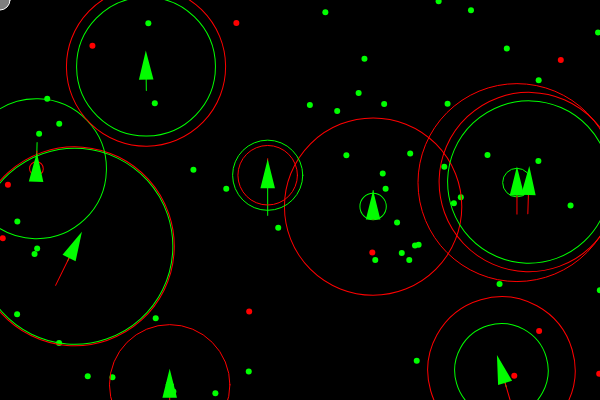
Frame 1 (no input)
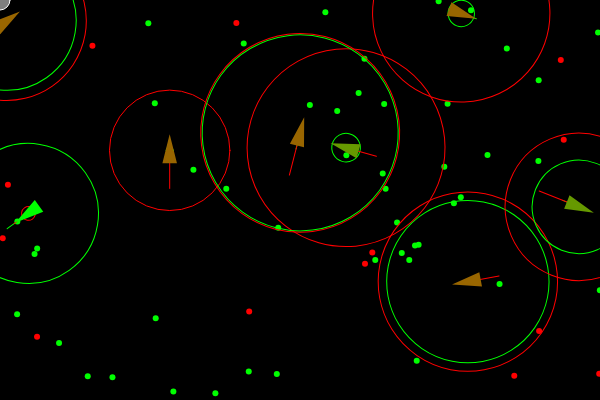
Frame 60 (no input)
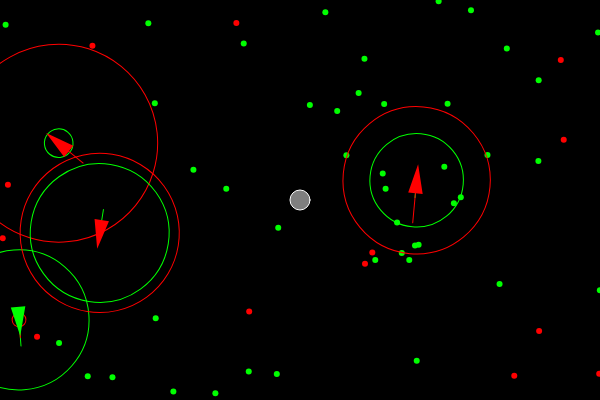
Frame 120 (the mouse pressed at the canvas centre since frame 60)

The p5.js sketch that drew these frames (run headless with seeded random() and noise() and a simulated clock; from frame 60 on, the mouse is pressed at the canvas centre):

// p5.js sketch
// ── sketch.js
let vehicles = [];
let food = [];
let poison = [];

function setup() {
	createCanvas(600, 400);
	frameRate(20);
	for(let i = 0; i < 10; i++) {
		vehicles[i] = new Vehicle(random(width), random(height));
	}

	for(let i = 0; i < 50; i++) {
		food.push(createVector(random(width), random(height)));
	}
	for(let i = 0; i < 10; i++) {
		poison.push(createVector(random(width), random(height)));
	}
} 

function draw() {
	background(0);

	if(random(1) < 0.05) {
		food.push(createVector(random(width), random(height)));
	}
	if(random(1) < 0.01) {
		poison.push(createVector(random(width), random(height)));
	}

	var target = createVector(mouseX, mouseY);
	fill(127);
	stroke(255);
	ellipse(target.x, target.y, 20, 20);

	for(let i = 0; i < food.length; i++) {
		fill(0, 255, 0);
		noStroke();
		ellipse(food[i].x, food[i].y, 6, 6);
	}
	for(let i = 0; i < poison.length; i++) {
		fill(255, 0, 0);
		noStroke();
		ellipse(poison[i].x, poison[i].y, 6, 6);
	}

	//for(let i = 0; i < vehicles.length; i++) {
	for(let i = vehicles.length - 1; i > 0; i--) {
		vehicles[i].boundaries();
		vehicles[i].behaviors(food, poison);
	//vehicle.eat(food);
	//vehicle.seek(target);
		vehicles[i].update();
		vehicles[i].display();

		if(vehicles[i].dead()) {
			vehicles.splice(i, 1);
		}
	}
}

// ── vehicle.js
function Vehicle(x, y) {
	
	this.pos = createVector(x, y);
	this.vel = createVector(0, -2);
	this.acc = createVector();
	this.r = 6;
	this.maxSpeed = 5;
	this.maxForce = 0.5;

	this.health = 1;//Part2
	
	//genertic information//Part2
	this.dna = [];//first data is steerGood and the second is steerBad
	//Food weight
	this.dna[0] = random(-2, 2);//good 
	//Poison weight
	this.dna[1] = random(-2, 2);//bad

	//Food perception
	this.dna[2] = random(0, 100);
	//Poison perception
	this.dna[3] = random(0, 100);

	this.update = function() {
		this.health -= 0.01;

		this.vel.add(this.acc);
		this.vel.limit(this.maxSpeed);
		this.pos.add(this.vel);
		this.acc.mult(0);
	}

	this.applyForce = function(force) {
		this.acc.add(force);
	}

	//Part 2
	this.behaviors = function(good, bad) {
		var steerG = this.eat(good, 0.2, this.dna[2]);//change the eat function to return one approaiate force
		var steerB = this.eat(bad, -0.5, this.dna[3]);//second parameter is according to the health

		steerG.mult(this.dna[0]);
		steerB.mult(this.dna[1]);

		this.applyForce(steerG);
		this.applyForce(steerB);
	}

	this.eat = function(list, nutrition, perception) {//part 2 should return one 
		var record = Infinity;
		var closest = -1;

		for(let i = 0; i < list.length; i++) {
			var d = dist(this.pos.x, this.pos.y, list[i].x, list[i].y);
			if(d < record && d < perception) {//inside the good perception
				record = d;
				closest = i;
			}
		}


		//moment eating 
		if(record < 5) {
			this.health += nutrition;
			list.splice(closest, 1);
		} else if(closest !== -1){
			return this.seek(list[closest]);//if find sth, iy sould seek, and return vector comes out of seeking
		}

		return createVector(0, 0);//if does not, seeking sth, nothing
	}

	//basic principle how to steer 
	this.seek = function(target) {
		var desiredVel = p5.Vector.sub(target, this.pos);
		desiredVel.setMag(this.maxSpeed);

		var steer = p5.Vector.sub(desiredVel, this.vel);
		steer.limit(this.maxForce);

		//this.applyForce(steer);part2
		return steer;
	}

	this.dead = function() {
		return (this.health < 0);
	}

	this.display = function() {
		var theta = this.vel.heading() + PI / 2;

		push();
			translate(this.pos.x, this.pos.y);
			rotate(theta);

			//line(0, 0, 0, -50);
			stroke(0, 255, 0);
			noFill();
			line(0, 0, 0, -this.dna[0] * 25);//food
			ellipse(0, 0, this.dna[2] * 2);

			stroke(255, 0, 0);
			line(0, 0, 0, -this.dna[1] * 25);//poison
			ellipse(0, 0, this.dna[3] * 2);

			var rd = color(255, 0, 0);
			var gr = color(0, 255, 0);
			var col = lerpColor(rd, gr, this.health);

			stroke(col);
			fill(col);
			strokeWeight(2);
			beginShape();
				vertex(0, -this.r * 2);
				vertex(-this.r, this.r * 2);
				vertex(this.r, this.r * 2);
			endShape(CLOSE);
		pop();
	}

	this.boundaries = function() {
		var d = 25;

    	let desired = null;
	
    	if (this.pos.x < d) {
    	    desired = createVector(this.maxSpeed, this.vel.y);
    	} else if (this.pos.x > width - d) {
    	  desired = createVector(-this.maxSpeed, this.vel.y);
    	}
	
    	if (this.pos.y < d) {
    	    desired = createVector(this.vel.x, this.maxSpeed);
    	} else if (this.pos.y > height - d) {
    	    desired = createVector(this.vel.x, -this.maxSpeed);
    	}
	
    	if (desired !== null) {
    		desired.normalize();
    	  	desired.mult(this.maxSpeed);
    	  	let steer = p5.Vector.sub(desired, this.vel);
    	  	steer.limit(this.maxForce);
    	  	this.applyForce(steer);
    	}
  }

}
